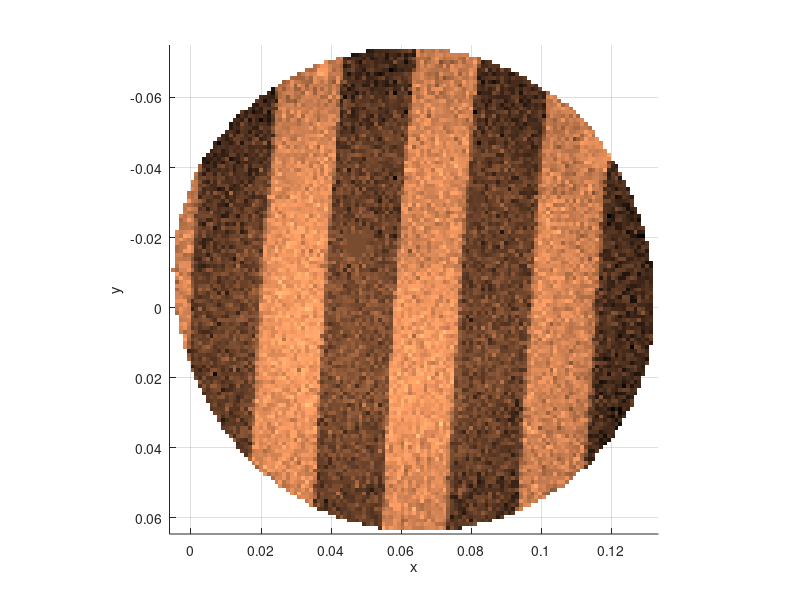
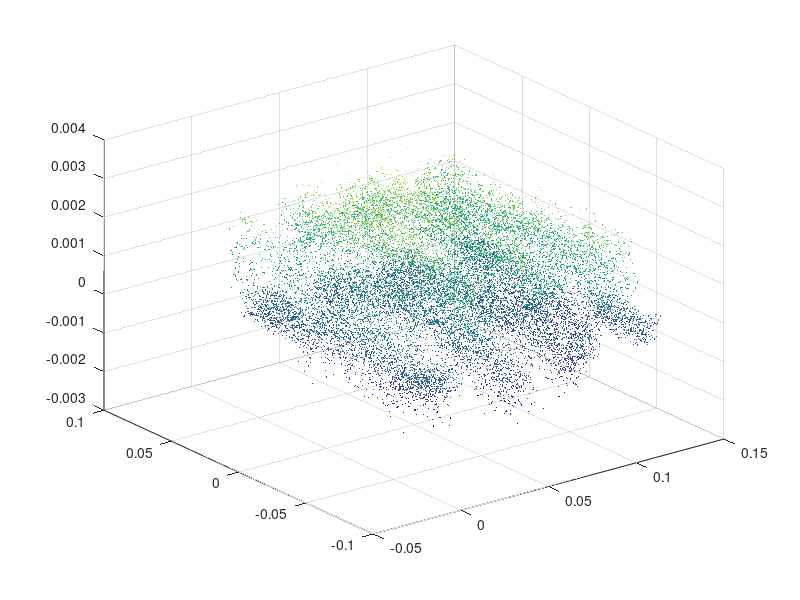
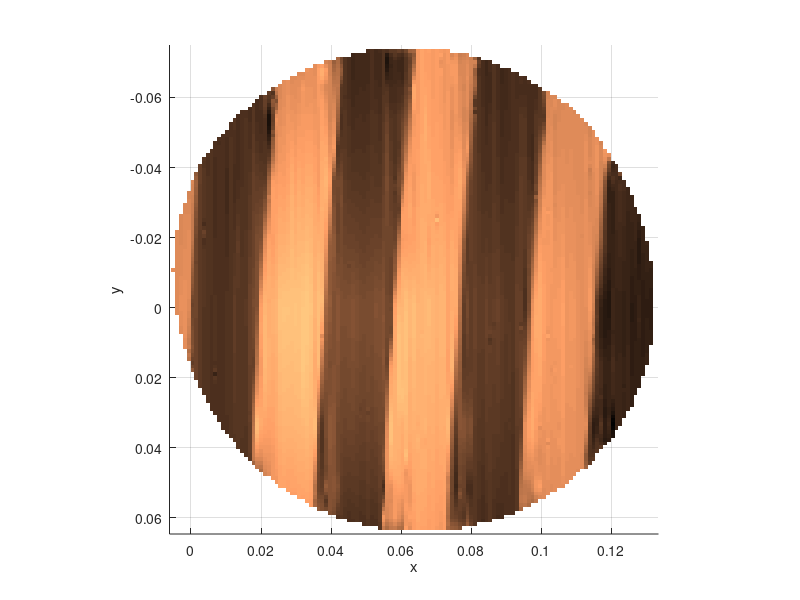

Recreate these plots in MATLAB, in order.
% generate surface from data points
%
% process the experiment data; AFM grid calibration; 
% spiral scanning pattern; scanning rate: 20Hz; sampling rate: 20000Hz
% create the surface with delaunayTriangulation interpolation
% zwy 20190125

clear
close all
clc
%%
load('s20_processed_datapoints.mat');
x1_test = linspace(min(x),max(x),128);
x2_test = linspace(min(y),max(y),128);
[X1_test,X2_test] = meshgrid(x1_test,x2_test);

% Interpolation
m = griddata(x,y,z,X1_test(:),X2_test(:));

% % Exterpolation
% F = scatteredInterpolant(x,y,z); m = F(X1_test(:),X2_test(:));

figure
surf(X1_test,X2_test,reshape(m,length(x2_test),length(x1_test)),'EdgeColor','none')
colormap(copper)
axis equal; xlabel('x'); ylabel('y'); view([0 -90])
% figure, scatter3(X1_test(:), X2_test(:), m*100,5,m*100,'.')   % verify

% Why it is circle but not rectangular? Because m includes NaN.
% GRIDDATA is an interpolation algorithm.
% scatter3(X1_test(:), X2_test(:), zeros(length(X1_test(:)),1),5,m*100,'.') %circle
% scatter3(X1_test(:), X2_test(:), zeros(length(X1_test(:)),1),5,'.') % rectangular

%% replace NaN with right value manually
nan_flags = isnan(m);   % 2D logical matrix, work as a circular mask 
X1_test_vec = X1_test(:); X2_test_vec = X2_test(:);
for i = 1:length(nan_flags)
   flag = nan_flags(i);
   if flag
      if  X1_test_vec(i)<0||(X1_test_vec(i)>0.02&&X1_test_vec(i)<0.04)||...
              (X1_test_vec(i)>0.06&&X1_test_vec(i)<0.08)||...
              (X1_test_vec(i)>0.10&&X1_test_vec(i)<0.12)
          m(i) = 0.216/100*rand;
      else
          m(i) = 0.07/100*(rand-1);
      end
   end
end

figure, %scatter3(X1_test_vec,X2_test_vec,m,5,m*100,'.');
scatter3(X1_test(:), X2_test(:), m,5,m*100,'.') % rectangular

%% denoise
% waveletSignalDenoiser
% Method: Minimax; Parameters: level 12; Rule: Soft
load s20_m_denoise.mat
m = reshape(m_denoise,length(x2_test),length(x1_test));
m(nan_flags) = NaN; % circular roi
figure,surf(X1_test,X2_test,reshape(m,length(x2_test),length(x1_test)),'EdgeColor','none')
colormap(copper)
axis equal; xlabel('x'); ylabel('y'); view([0 90])
view([0 -90])

%% delete NaN, scale: from signal to reality
%       signal<--> reality
% x/y:  0.04  <--> 3um
% z:    10^-3 <--> 1nm
m = m(:)*10^3;
nan_flags = isnan(m);   % 1D NaN detector
m(nan_flags) = []; X1_test_vec(nan_flags) = []; X2_test_vec(nan_flags) = [];
x = X1_test_vec/0.04*3; y = X2_test_vec/0.04*3;
save s20_processed_delete_NaN.mat x y m
